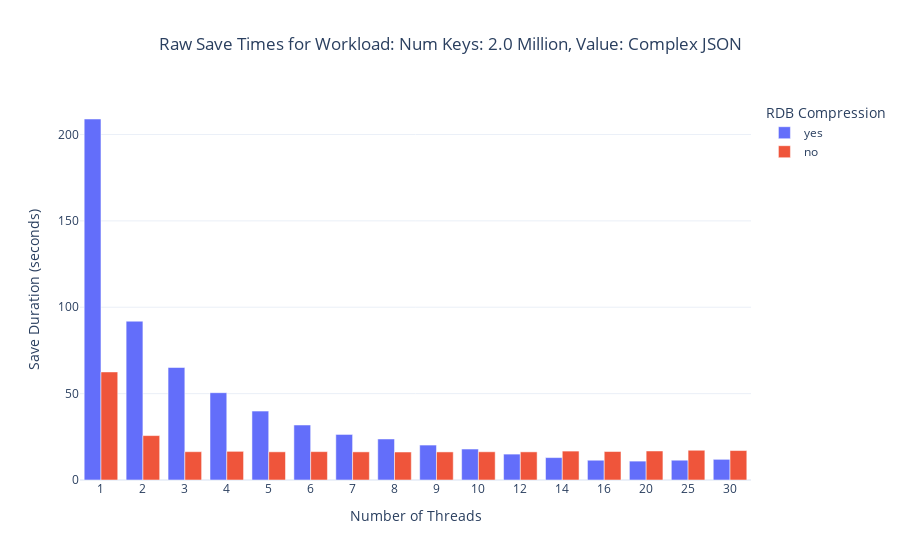
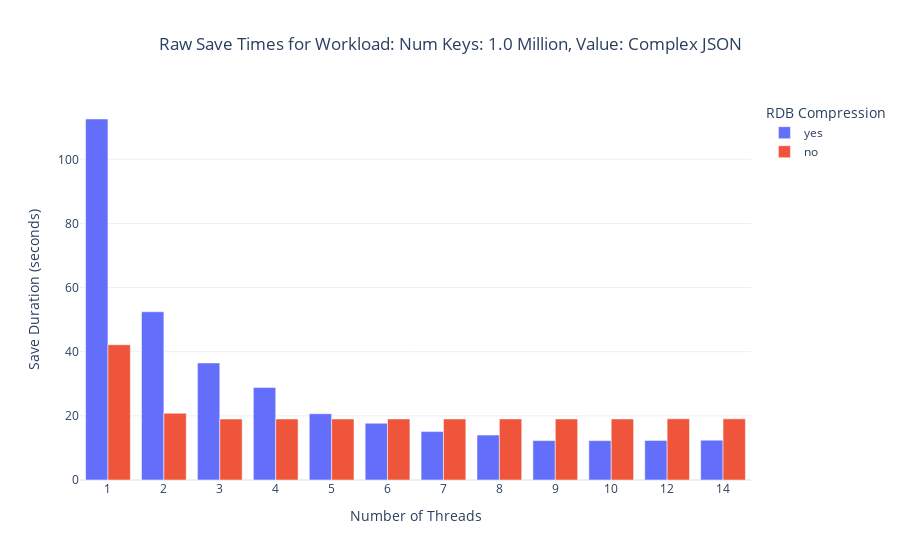

Notebook code cell kept with these figures, in order:
### Markdown cell above
## Plotting the Raw Save Time for each workload for each thread configuration

### Code cell
combined_dfs = []
for i in range(len(dfs_compression_on)):
    combined_df = pd.concat([dfs_compression_on[i], dfs_compression_off[i]], ignore_index=True)
    combined_dfs.append(combined_df)

for df in combined_dfs:
    if not df.empty:
        num_keys = f"{round(df['keys'].iloc[0] * 1e-6, 1)}"
        value_size = format_size(df['value_size'].iloc[0])
        workload_name = f"Num Keys: {num_keys} Million, Value: Complex JSON"
        
        plot_raw_times_bar_chart(df, workload_name)

### Figure 1 — Plotly figure (JSON) as saved in the notebook; plotly's stock layout.template omitted (floating-point values rounded to 4 significant figures)
{"data": [{"alignmentgroup": "True", "hovertemplate": "Compression=yes<br>Number of Threads=%{x}<br>Save Duration (Seconds)=%{y}<extra></extra>", "legendgroup": "yes", "marker": {"color": "#636efa", "pattern": {"shape": ""}}, "name": "yes", "offsetgroup": "yes", "orientation": "v", "showlegend": true, "textposition": "auto", "type": "bar", "x": ["1", "2", "3", "4", "5", "6", "7", "8", "9", "10", "12", "14", "16", "20", "25", "30"], "xaxis": "x", "y": [209.0, 91.92, 65.12, 50.54, 39.87, 31.83, 26.37, 23.74, 20.22, 17.93, 14.99, 12.98, 11.44, 10.93, 11.46, 11.97], "yaxis": "y"}, {"alignmentgroup": "True", "hovertemplate": "Compression=no<br>Number of Threads=%{x}<br>Save Duration (Seconds)=%{y}<extra></extra>", "legendgroup": "no", "marker": {"color": "#EF553B", "pattern": {"shape": ""}}, "name": "no", "offsetgroup": "no", "orientation": "v", "showlegend": true, "textposition": "auto", "type": "bar", "x": ["1", "2", "3", "4", "5", "6", "7", "8", "9", "10", "12", "14", "16", "20", "25", "30"], "xaxis": "x", "y": [62.55, 25.71, 16.39, 16.59, 16.31, 16.42, 16.28, 16.2, 16.26, 16.34, 16.28, 16.73, 16.48, 16.8, 17.21, 17.05], "yaxis": "y"}], "layout": {"barmode": "group", "legend": {"title": {"text": "RDB Compression"}, "tracegroupgap": 0}, "title": {"text": "Raw Save Times for Workload: Num Keys: 2.0 Million, Value: Complex JSON", "x": 0.5}, "xaxis": {"anchor": "y", "domain": [0, 1], "title": {"text": "Number of Threads"}}, "yaxis": {"anchor": "x", "domain": [0, 1], "title": {"text": "Save Duration (seconds)"}}}}

### Figure 2 — Plotly figure (JSON) as saved in the notebook; plotly's stock layout.template omitted (floating-point values rounded to 4 significant figures)
{"data": [{"alignmentgroup": "True", "hovertemplate": "Compression=yes<br>Number of Threads=%{x}<br>Save Duration (Seconds)=%{y}<extra></extra>", "legendgroup": "yes", "marker": {"color": "#636efa", "pattern": {"shape": ""}}, "name": "yes", "offsetgroup": "yes", "orientation": "v", "showlegend": true, "textposition": "auto", "type": "bar", "x": ["1", "2", "3", "4", "5", "6", "7", "8", "9", "10", "12", "14"], "xaxis": "x", "y": [112.6, 52.46, 36.5, 28.85, 20.65, 17.7, 15.1, 14.01, 12.29, 12.28, 12.33, 12.41], "yaxis": "y"}, {"alignmentgroup": "True", "hovertemplate": "Compression=no<br>Number of Threads=%{x}<br>Save Duration (Seconds)=%{y}<extra></extra>", "legendgroup": "no", "marker": {"color": "#EF553B", "pattern": {"shape": ""}}, "name": "no", "offsetgroup": "no", "orientation": "v", "showlegend": true, "textposition": "auto", "type": "bar", "x": ["1", "2", "3", "4", "5", "6", "7", "8", "9", "10", "12", "14"], "xaxis": "x", "y": [42.18, 20.81, 19.01, 19.03, 19.04, 19.05, 19.03, 19.05, 19.03, 19.03, 19.09, 19.06], "yaxis": "y"}], "layout": {"barmode": "group", "legend": {"title": {"text": "RDB Compression"}, "tracegroupgap": 0}, "title": {"text": "Raw Save Times for Workload: Num Keys: 1.0 Million, Value: Complex JSON", "x": 0.5}, "xaxis": {"anchor": "y", "domain": [0, 1], "title": {"text": "Number of Threads"}}, "yaxis": {"anchor": "x", "domain": [0, 1], "title": {"text": "Save Duration (seconds)"}}}}
